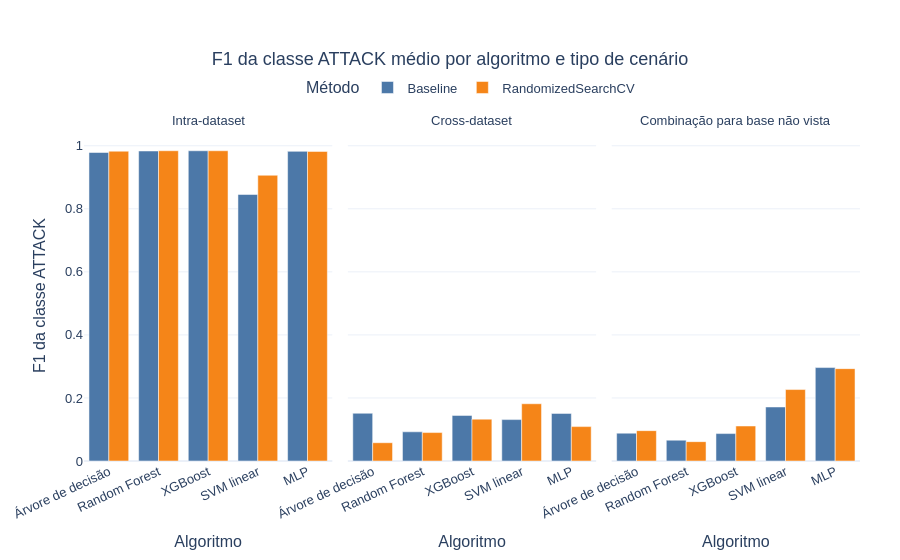
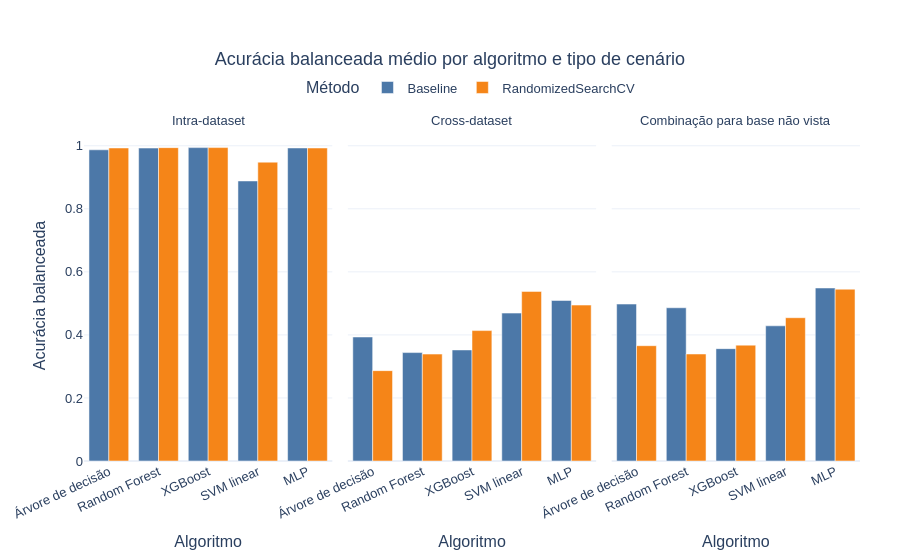
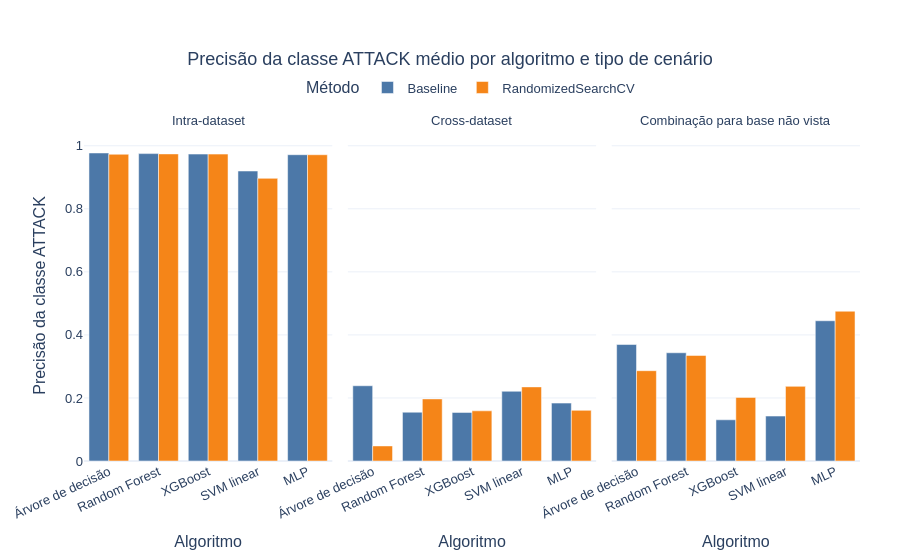

Here is the notebook cell these charts were saved with, in order:
### Code cell
# gráficos Plotly de qualidade média por algoritmo e tipo de cenário
def plot_metric_by_scenario(metric, metric_label, filename):
    plot_data = evaluation.groupby(
        ["scenario_type", "model", "training_method"], as_index=False
    )[metric].mean()
    plot_data["model_label"] = plot_data["model"].map(MODEL_LABELS)
    plot_data["method_label"] = plot_data["training_method"].map(METHOD_LABELS)
    plot_data["scenario_label"] = plot_data["scenario_type"].map(SCENARIO_LABELS)
    figure = px.bar(
        plot_data,
        x="model_label",
        y=metric,
        color="method_label",
        facet_col="scenario_label",
        barmode="group",
        color_discrete_map=METHOD_COLORS,
        category_orders={
            "model_label": [MODEL_LABELS[model] for model in MODEL_ORDER],
            "method_label": [METHOD_LABELS[method] for method in METHOD_ORDER],
            "scenario_label": [SCENARIO_LABELS[scenario] for scenario in SCENARIO_ORDER],
        },
        labels={"model_label": "Algoritmo", metric: metric_label, "method_label": "Método"},
        title=f"{metric_label} médio por algoritmo e tipo de cenário",
    )
    figure.for_each_annotation(lambda annotation: annotation.update(text=annotation.text.split("=")[-1]))
    figure.update_yaxes(range=[0, 1.05], matches="y")
    figure.update_xaxes(tickangle=-25)
    finalize_figure(figure, filename, width=1500, height=520)


plot_metric_by_scenario("f1_attack", "F1 da classe ATTACK", "f1_attack_by_scenario_type")
plot_metric_by_scenario("balanced_accuracy", "Acurácia balanceada", "balanced_accuracy_by_scenario_type")
plot_metric_by_scenario("precision_attack", "Precisão da classe ATTACK", "precision_attack_by_scenario_type")

### Figure 1 — Plotly figure (JSON) as saved in the notebook; plotly's stock layout.template omitted (floating-point values rounded to 4 significant figures)
{"data": [{"alignmentgroup": "True", "hovertemplate": "Método=Baseline<br>scenario_label=Intra-dataset<br>Algoritmo=%{x}<br>F1 da classe ATTACK=%{y}<extra></extra>", "legendgroup": "Baseline", "marker": {"color": "#4C78A8", "pattern": {"shape": ""}}, "name": "Baseline", "offsetgroup": "Baseline", "orientation": "v", "showlegend": true, "textposition": "auto", "x": ["Árvore de decisão", "SVM linear", "MLP", "Random Forest", "XGBoost"], "xaxis": "x", "y": [0.9786, 0.8455, 0.9822, 0.9833, 0.9841], "yaxis": "y", "type": "bar"}, {"alignmentgroup": "True", "hovertemplate": "Método=Baseline<br>scenario_label=Cross-dataset<br>Algoritmo=%{x}<br>F1 da classe ATTACK=%{y}<extra></extra>", "legendgroup": "Baseline", "marker": {"color": "#4C78A8", "pattern": {"shape": ""}}, "name": "Baseline", "offsetgroup": "Baseline", "orientation": "v", "showlegend": false, "textposition": "auto", "x": ["Árvore de decisão", "SVM linear", "MLP", "Random Forest", "XGBoost"], "xaxis": "x2", "y": [0.1514, 0.1313, 0.151, 0.09257, 0.1446], "yaxis": "y2", "type": "bar"}, {"alignmentgroup": "True", "hovertemplate": "Método=Baseline<br>scenario_label=Combinação para base não vista<br>Algoritmo=%{x}<br>F1 da classe ATTACK=%{y}<extra></extra>", "legendgroup": "Baseline", "marker": {"color": "#4C78A8", "pattern": {"shape": ""}}, "name": "Baseline", "offsetgroup": "Baseline", "orientation": "v", "showlegend": false, "textposition": "auto", "x": ["Árvore de decisão", "SVM linear", "MLP", "Random Forest", "XGBoost"], "xaxis": "x3", "y": [0.08829, 0.1714, 0.2964, 0.06612, 0.08696], "yaxis": "y3", "type": "bar"}, {"alignmentgroup": "True", "hovertemplate": "Método=RandomizedSearchCV<br>scenario_label=Intra-dataset<br>Algoritmo=%{x}<br>F1 da classe ATTACK=%{y}<extra></extra>", "legendgroup": "RandomizedSearchCV", "marker": {"color": "#F58518", "pattern": {"shape": ""}}, "name": "RandomizedSearchCV", "offsetgroup": "RandomizedSearchCV", "orientation": "v", "showlegend": true, "textposition": "auto", "x": ["Árvore de decisão", "SVM linear", "MLP", "Random Forest", "XGBoost"], "xaxis": "x", "y": [0.9827, 0.9065, 0.9821, 0.9842, 0.9841], "yaxis": "y", "type": "bar"}, {"alignmentgroup": "True", "hovertemplate": "Método=RandomizedSearchCV<br>scenario_label=Cross-dataset<br>Algoritmo=%{x}<br>F1 da classe ATTACK=%{y}<extra></extra>", "legendgroup": "RandomizedSearchCV", "marker": {"color": "#F58518", "pattern": {"shape": ""}}, "name": "RandomizedSearchCV", "offsetgroup": "RandomizedSearchCV", "orientation": "v", "showlegend": false, "textposition": "auto", "x": ["Árvore de decisão", "SVM linear", "MLP", "Random Forest", "XGBoost"], "xaxis": "x2", "y": [0.05797, 0.1816, 0.1091, 0.0902, 0.1328], "yaxis": "y2", "type": "bar"}, {"alignmentgroup": "True", "hovertemplate": "Método=RandomizedSearchCV<br>scenario_label=Combinação para base não vista<br>Algoritmo=%{x}<br>F1 da classe ATTACK=%{y}<extra></extra>", "legendgroup": "RandomizedSearchCV", "marker": {"color": "#F58518", "pattern": {"shape": ""}}, "name": "RandomizedSearchCV", "offsetgroup": "RandomizedSearchCV", "orientation": "v", "showlegend": false, "textposition": "auto", "x": ["Árvore de decisão", "SVM linear", "MLP", "Random Forest", "XGBoost"], "xaxis": "x3", "y": [0.09627, 0.2266, 0.293, 0.06138, 0.1111], "yaxis": "y3", "type": "bar"}], "layout": {"xaxis": {"anchor": "y", "domain": [0.0, 0.32], "title": {"text": "Algoritmo"}, "categoryorder": "array", "categoryarray": ["Árvore de decisão", "Random Forest", "XGBoost", "SVM linear", "MLP"], "tickangle": -25}, "yaxis": {"anchor": "x", "domain": [0.0, 1.0], "title": {"text": "F1 da classe ATTACK"}, "range": [0, 1.05], "matches": "y"}, "xaxis2": {"anchor": "y2", "domain": [0.34, 0.66], "matches": "x", "title": {"text": "Algoritmo"}, "categoryorder": "array", "categoryarray": ["Árvore de decisão", "Random Forest", "XGBoost", "SVM linear", "MLP"], "tickangle": -25}, "yaxis2": {"anchor": "x2", "domain": [0.0, 1.0], "matches": "y", "showticklabels": false, "range": [0, 1.05]}, "xaxis3": {"anchor": "y3", "domain": [0.68, 1.0], "matches": "x", "title": {"text": "Algoritmo"}, "categoryorder": "array", "categoryarray": ["Árvore de decisão", "Random Forest", "XGBoost", "SVM linear", "MLP"], "tickangle": -25}, "yaxis3": {"anchor": "x3", "domain": [0.0, 1.0], "matches": "y", "showticklabels": false, "range": [0, 1.05]}, "annotations": [{"font": {}, "showarrow": false, "text": "Intra-dataset", "x": 0.16, "xanchor": "center", "xref": "paper", "y": 1.0, "yanchor": "bottom", "yref": "paper"}, {"font": {}, "showarrow": false, "text": "Cross-dataset", "x": 0.5, "xanchor": "center", "xref": "paper", "y": 1.0, "yanchor": "bottom", "yref": "paper"}, {"font": {}, "showarrow": false, "text": "Combinação para base não vista", "x": 0.84, "xanchor": "center", "xref": "paper", "y": 1.0, "yanchor": "bottom", "yref": "paper"}], "legend": {"title": {"text": "Método"}, "tracegroupgap": 0, "orientation": "h", "yanchor": "bottom", "y": 1.08, "xanchor": "center", "x": 0.5}, "title": {"text": "F1 da classe ATTACK médio por algoritmo e tipo de cenário", "x": 0.5}, "barmode": "group", "font": {"family": "Arial", "size": 13}, "margin": {"l": 80, "r": 40, "t": 130, "b": 80}}}

### Figure 2 — Plotly figure (JSON) as saved in the notebook; plotly's stock layout.template omitted (floating-point values rounded to 4 significant figures)
{"data": [{"alignmentgroup": "True", "hovertemplate": "Método=Baseline<br>scenario_label=Intra-dataset<br>Algoritmo=%{x}<br>Acurácia balanceada=%{y}<extra></extra>", "legendgroup": "Baseline", "marker": {"color": "#4C78A8", "pattern": {"shape": ""}}, "name": "Baseline", "offsetgroup": "Baseline", "orientation": "v", "showlegend": true, "textposition": "auto", "x": ["Árvore de decisão", "SVM linear", "MLP", "Random Forest", "XGBoost"], "xaxis": "x", "y": [0.9872, 0.8884, 0.993, 0.9928, 0.9941], "yaxis": "y", "type": "bar"}, {"alignmentgroup": "True", "hovertemplate": "Método=Baseline<br>scenario_label=Cross-dataset<br>Algoritmo=%{x}<br>Acurácia balanceada=%{y}<extra></extra>", "legendgroup": "Baseline", "marker": {"color": "#4C78A8", "pattern": {"shape": ""}}, "name": "Baseline", "offsetgroup": "Baseline", "orientation": "v", "showlegend": false, "textposition": "auto", "x": ["Árvore de decisão", "SVM linear", "MLP", "Random Forest", "XGBoost"], "xaxis": "x2", "y": [0.3933, 0.4692, 0.5092, 0.3439, 0.3523], "yaxis": "y2", "type": "bar"}, {"alignmentgroup": "True", "hovertemplate": "Método=Baseline<br>scenario_label=Combinação para base não vista<br>Algoritmo=%{x}<br>Acurácia balanceada=%{y}<extra></extra>", "legendgroup": "Baseline", "marker": {"color": "#4C78A8", "pattern": {"shape": ""}}, "name": "Baseline", "offsetgroup": "Baseline", "orientation": "v", "showlegend": false, "textposition": "auto", "x": ["Árvore de decisão", "SVM linear", "MLP", "Random Forest", "XGBoost"], "xaxis": "x3", "y": [0.4979, 0.4288, 0.5488, 0.4861, 0.3564], "yaxis": "y3", "type": "bar"}, {"alignmentgroup": "True", "hovertemplate": "Método=RandomizedSearchCV<br>scenario_label=Intra-dataset<br>Algoritmo=%{x}<br>Acurácia balanceada=%{y}<extra></extra>", "legendgroup": "RandomizedSearchCV", "marker": {"color": "#F58518", "pattern": {"shape": ""}}, "name": "RandomizedSearchCV", "offsetgroup": "RandomizedSearchCV", "orientation": "v", "showlegend": true, "textposition": "auto", "x": ["Árvore de decisão", "SVM linear", "MLP", "Random Forest", "XGBoost"], "xaxis": "x", "y": [0.993, 0.948, 0.9929, 0.994, 0.9942], "yaxis": "y", "type": "bar"}, {"alignmentgroup": "True", "hovertemplate": "Método=RandomizedSearchCV<br>scenario_label=Cross-dataset<br>Algoritmo=%{x}<br>Acurácia balanceada=%{y}<extra></extra>", "legendgroup": "RandomizedSearchCV", "marker": {"color": "#F58518", "pattern": {"shape": ""}}, "name": "RandomizedSearchCV", "offsetgroup": "RandomizedSearchCV", "orientation": "v", "showlegend": false, "textposition": "auto", "x": ["Árvore de decisão", "SVM linear", "MLP", "Random Forest", "XGBoost"], "xaxis": "x2", "y": [0.2866, 0.5381, 0.4946, 0.3392, 0.4137], "yaxis": "y2", "type": "bar"}, {"alignmentgroup": "True", "hovertemplate": "Método=RandomizedSearchCV<br>scenario_label=Combinação para base não vista<br>Algoritmo=%{x}<br>Acurácia balanceada=%{y}<extra></extra>", "legendgroup": "RandomizedSearchCV", "marker": {"color": "#F58518", "pattern": {"shape": ""}}, "name": "RandomizedSearchCV", "offsetgroup": "RandomizedSearchCV", "orientation": "v", "showlegend": false, "textposition": "auto", "x": ["Árvore de decisão", "SVM linear", "MLP", "Random Forest", "XGBoost"], "xaxis": "x3", "y": [0.3658, 0.4545, 0.5449, 0.3395, 0.3675], "yaxis": "y3", "type": "bar"}], "layout": {"xaxis": {"anchor": "y", "domain": [0.0, 0.32], "title": {"text": "Algoritmo"}, "categoryorder": "array", "categoryarray": ["Árvore de decisão", "Random Forest", "XGBoost", "SVM linear", "MLP"], "tickangle": -25}, "yaxis": {"anchor": "x", "domain": [0.0, 1.0], "title": {"text": "Acurácia balanceada"}, "range": [0, 1.05], "matches": "y"}, "xaxis2": {"anchor": "y2", "domain": [0.34, 0.66], "matches": "x", "title": {"text": "Algoritmo"}, "categoryorder": "array", "categoryarray": ["Árvore de decisão", "Random Forest", "XGBoost", "SVM linear", "MLP"], "tickangle": -25}, "yaxis2": {"anchor": "x2", "domain": [0.0, 1.0], "matches": "y", "showticklabels": false, "range": [0, 1.05]}, "xaxis3": {"anchor": "y3", "domain": [0.68, 1.0], "matches": "x", "title": {"text": "Algoritmo"}, "categoryorder": "array", "categoryarray": ["Árvore de decisão", "Random Forest", "XGBoost", "SVM linear", "MLP"], "tickangle": -25}, "yaxis3": {"anchor": "x3", "domain": [0.0, 1.0], "matches": "y", "showticklabels": false, "range": [0, 1.05]}, "annotations": [{"font": {}, "showarrow": false, "text": "Intra-dataset", "x": 0.16, "xanchor": "center", "xref": "paper", "y": 1.0, "yanchor": "bottom", "yref": "paper"}, {"font": {}, "showarrow": false, "text": "Cross-dataset", "x": 0.5, "xanchor": "center", "xref": "paper", "y": 1.0, "yanchor": "bottom", "yref": "paper"}, {"font": {}, "showarrow": false, "text": "Combinação para base não vista", "x": 0.84, "xanchor": "center", "xref": "paper", "y": 1.0, "yanchor": "bottom", "yref": "paper"}], "legend": {"title": {"text": "Método"}, "tracegroupgap": 0, "orientation": "h", "yanchor": "bottom", "y": 1.08, "xanchor": "center", "x": 0.5}, "title": {"text": "Acurácia balanceada médio por algoritmo e tipo de cenário", "x": 0.5}, "barmode": "group", "font": {"family": "Arial", "size": 13}, "margin": {"l": 80, "r": 40, "t": 130, "b": 80}}}

### Figure 3 — Plotly figure (JSON) as saved in the notebook; plotly's stock layout.template omitted (floating-point values rounded to 4 significant figures)
{"data": [{"alignmentgroup": "True", "hovertemplate": "Método=Baseline<br>scenario_label=Intra-dataset<br>Algoritmo=%{x}<br>Precisão da classe ATTACK=%{y}<extra></extra>", "legendgroup": "Baseline", "marker": {"color": "#4C78A8", "pattern": {"shape": ""}}, "name": "Baseline", "offsetgroup": "Baseline", "orientation": "v", "showlegend": true, "textposition": "auto", "x": ["Árvore de decisão", "SVM linear", "MLP", "Random Forest", "XGBoost"], "xaxis": "x", "y": [0.9771, 0.9199, 0.9716, 0.9751, 0.9736], "yaxis": "y", "type": "bar"}, {"alignmentgroup": "True", "hovertemplate": "Método=Baseline<br>scenario_label=Cross-dataset<br>Algoritmo=%{x}<br>Precisão da classe ATTACK=%{y}<extra></extra>", "legendgroup": "Baseline", "marker": {"color": "#4C78A8", "pattern": {"shape": ""}}, "name": "Baseline", "offsetgroup": "Baseline", "orientation": "v", "showlegend": false, "textposition": "auto", "x": ["Árvore de decisão", "SVM linear", "MLP", "Random Forest", "XGBoost"], "xaxis": "x2", "y": [0.2387, 0.2212, 0.1837, 0.1548, 0.1541], "yaxis": "y2", "type": "bar"}, {"alignmentgroup": "True", "hovertemplate": "Método=Baseline<br>scenario_label=Combinação para base não vista<br>Algoritmo=%{x}<br>Precisão da classe ATTACK=%{y}<extra></extra>", "legendgroup": "Baseline", "marker": {"color": "#4C78A8", "pattern": {"shape": ""}}, "name": "Baseline", "offsetgroup": "Baseline", "orientation": "v", "showlegend": false, "textposition": "auto", "x": ["Árvore de decisão", "SVM linear", "MLP", "Random Forest", "XGBoost"], "xaxis": "x3", "y": [0.3695, 0.1425, 0.4449, 0.3433, 0.1307], "yaxis": "y3", "type": "bar"}, {"alignmentgroup": "True", "hovertemplate": "Método=RandomizedSearchCV<br>scenario_label=Intra-dataset<br>Algoritmo=%{x}<br>Precisão da classe ATTACK=%{y}<extra></extra>", "legendgroup": "RandomizedSearchCV", "marker": {"color": "#F58518", "pattern": {"shape": ""}}, "name": "RandomizedSearchCV", "offsetgroup": "RandomizedSearchCV", "orientation": "v", "showlegend": true, "textposition": "auto", "x": ["Árvore de decisão", "SVM linear", "MLP", "Random Forest", "XGBoost"], "xaxis": "x", "y": [0.973, 0.8966, 0.9715, 0.9741, 0.9735], "yaxis": "y", "type": "bar"}, {"alignmentgroup": "True", "hovertemplate": "Método=RandomizedSearchCV<br>scenario_label=Cross-dataset<br>Algoritmo=%{x}<br>Precisão da classe ATTACK=%{y}<extra></extra>", "legendgroup": "RandomizedSearchCV", "marker": {"color": "#F58518", "pattern": {"shape": ""}}, "name": "RandomizedSearchCV", "offsetgroup": "RandomizedSearchCV", "orientation": "v", "showlegend": false, "textposition": "auto", "x": ["Árvore de decisão", "SVM linear", "MLP", "Random Forest", "XGBoost"], "xaxis": "x2", "y": [0.04782, 0.2351, 0.1606, 0.1969, 0.1591], "yaxis": "y2", "type": "bar"}, {"alignmentgroup": "True", "hovertemplate": "Método=RandomizedSearchCV<br>scenario_label=Combinação para base não vista<br>Algoritmo=%{x}<br>Precisão da classe ATTACK=%{y}<extra></extra>", "legendgroup": "RandomizedSearchCV", "marker": {"color": "#F58518", "pattern": {"shape": ""}}, "name": "RandomizedSearchCV", "offsetgroup": "RandomizedSearchCV", "orientation": "v", "showlegend": false, "textposition": "auto", "x": ["Árvore de decisão", "SVM linear", "MLP", "Random Forest", "XGBoost"], "xaxis": "x3", "y": [0.2865, 0.2367, 0.4751, 0.3348, 0.2018], "yaxis": "y3", "type": "bar"}], "layout": {"xaxis": {"anchor": "y", "domain": [0.0, 0.32], "title": {"text": "Algoritmo"}, "categoryorder": "array", "categoryarray": ["Árvore de decisão", "Random Forest", "XGBoost", "SVM linear", "MLP"], "tickangle": -25}, "yaxis": {"anchor": "x", "domain": [0.0, 1.0], "title": {"text": "Precisão da classe ATTACK"}, "range": [0, 1.05], "matches": "y"}, "xaxis2": {"anchor": "y2", "domain": [0.34, 0.66], "matches": "x", "title": {"text": "Algoritmo"}, "categoryorder": "array", "categoryarray": ["Árvore de decisão", "Random Forest", "XGBoost", "SVM linear", "MLP"], "tickangle": -25}, "yaxis2": {"anchor": "x2", "domain": [0.0, 1.0], "matches": "y", "showticklabels": false, "range": [0, 1.05]}, "xaxis3": {"anchor": "y3", "domain": [0.68, 1.0], "matches": "x", "title": {"text": "Algoritmo"}, "categoryorder": "array", "categoryarray": ["Árvore de decisão", "Random Forest", "XGBoost", "SVM linear", "MLP"], "tickangle": -25}, "yaxis3": {"anchor": "x3", "domain": [0.0, 1.0], "matches": "y", "showticklabels": false, "range": [0, 1.05]}, "annotations": [{"font": {}, "showarrow": false, "text": "Intra-dataset", "x": 0.16, "xanchor": "center", "xref": "paper", "y": 1.0, "yanchor": "bottom", "yref": "paper"}, {"font": {}, "showarrow": false, "text": "Cross-dataset", "x": 0.5, "xanchor": "center", "xref": "paper", "y": 1.0, "yanchor": "bottom", "yref": "paper"}, {"font": {}, "showarrow": false, "text": "Combinação para base não vista", "x": 0.84, "xanchor": "center", "xref": "paper", "y": 1.0, "yanchor": "bottom", "yref": "paper"}], "legend": {"title": {"text": "Método"}, "tracegroupgap": 0, "orientation": "h", "yanchor": "bottom", "y": 1.08, "xanchor": "center", "x": 0.5}, "title": {"text": "Precisão da classe ATTACK médio por algoritmo e tipo de cenário", "x": 0.5}, "barmode": "group", "font": {"family": "Arial", "size": 13}, "margin": {"l": 80, "r": 40, "t": 130, "b": 80}}}
